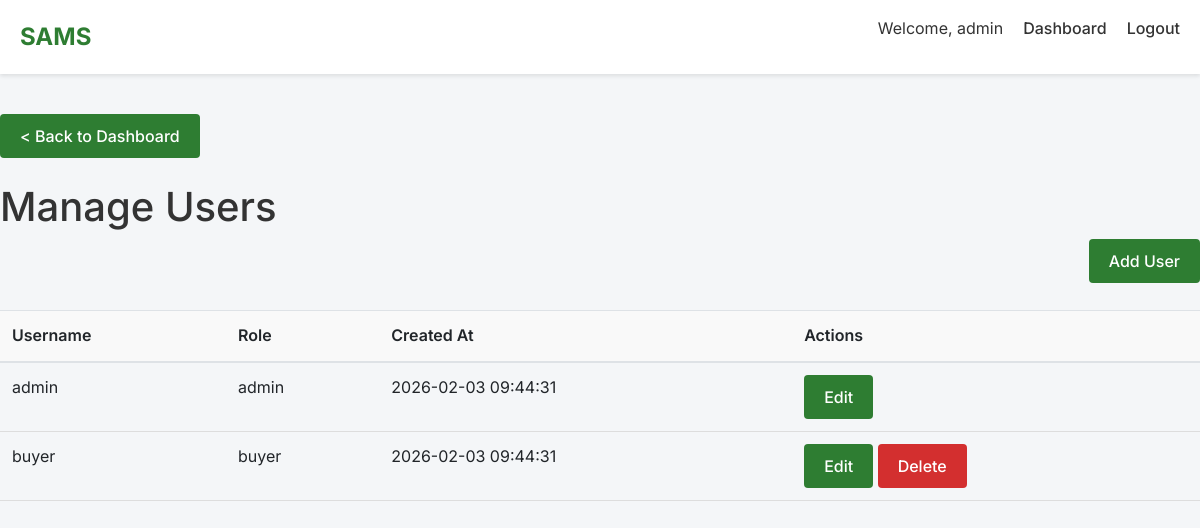
The page /users/manage (signed in) on the database its author committed.
### tables this page shows
CREATE TABLE IF NOT EXISTS users (
    id INT AUTO_INCREMENT PRIMARY KEY,
    username VARCHAR(50) NOT NULL UNIQUE,
    password VARCHAR(255) NOT NULL,
    role ENUM('admin', 'farmer', 'buyer', 'expert', 'equipment_seller') DEFAULT 'farmer',
    last_activity DATETIME NULL DEFAULT NULL,
    created_at TIMESTAMP DEFAULT CURRENT_TIMESTAMP
);

### app/controllers/Users.php (called while the page is built, shortened)
<?php
class Users extends Controller
{
    protected $userModel;
    public function __construct()
    {
        $this->userModel = $this->model('User');
    }
    public function manage()
    {
        $users = $this->userModel->getUsers();
        $data = [
            'users' => $users
        ];
        $this->view('users/manage', $data);
    }
}

### app/core/App.php (called while the page is built, shortened)
<?php
class App
{
    protected $currentMethod = 'index';
    public function __construct()
    {
        $url = $this->getUrl();
        if (isset($url[0])) {
            $controllerName = str_replace(' ', '', ucwords(str_replace('_', ' ', $url[0])));
            if (file_exists('../app/controllers/' . $controllerName . '.php')) {
                unset($url[0]);
            }
        }
        $this->currentController = new $this->currentController;
        if (isset($url[1])) {
            if (method_exists($this->currentController, $url[1])) {
                $this->currentMethod = $url[1];
                unset($url[1]);
            }
        }
        $this->params = $url ? array_values($url) : [];
        call_user_func_array([$this->currentController, $this->currentMethod], $this->params);
    }
    public function getUrl()
    {
        if (isset($_GET['url'])) {
            $url = rtrim($_GET['url'], '/');
            $url = filter_var($url, FILTER_SANITIZE_URL);
            $url = explode('/', $url);
            return $url;
        }
        return ['pages'];
    }
}

### public/index.php (called while the page is built, shortened)
<?php
require_once '../app/core/App.php';
require_once '../app/core/Controller.php';
require_once '../app/core/Database.php';
$init = new App();

### app/core/Database.php (called while the page is built, shortened)
<?php
class Database {
    private $host = DB_HOST;
    private $user = DB_USER;
    private $pass = DB_PASS;
    private $dbname = DB_NAME;
    private $dbh;
    private $stmt;
    public function __construct() {
        $dsn = 'mysql:host=' . $this->host . ';dbname=' . $this->dbname;
        $options = array(
            PDO::ATTR_PERSISTENT => true,
            PDO::ATTR_ERRMODE => PDO::ERRMODE_EXCEPTION
        );
        try {
            $this->dbh = new PDO($dsn, $this->user, $this->pass, $options);
        } catch (PDOException $e) {
            $this->error = $e->getMessage();
            die("Database Connection Failed: " . $this->error);
        }
    }
    public function query($sql) {
        $this->stmt = $this->dbh->prepare($sql);
    }
    public function execute() {
        return $this->stmt->execute();
    }
    public function resultSet() {
        $this->execute();
        return $this->stmt->fetchAll(PDO::FETCH_OBJ);
    }
}

### app/models/User.php (called while the page is built, shortened)
<?php
class User
{
    private $db;
    public function __construct()
    {
        $this->db = new Database;
    }
    public function getUsers()
    {
        $this->db->query('SELECT * FROM users');
        return $this->db->resultSet();
    }
}

### app/views/users/manage.php (the view)
<?php require APPROOT . '/views/inc/header.php'; ?>
<div class="row">
    <div class="col-md-12">
        <a href="<?php echo URLROOT; ?>/admin/dashboard" class="btn btn-primary">
            < Back to Dashboard</a>
                <br><br>
                <h1>Manage Users</h1>
                <a href="<?php echo URLROOT; ?>/users/add" class="btn btn-primary" style="float: right;">Add User</a>
                <br><br>
                <table class="table">
                    <thead>
                        <tr>
                            <th>Username</th>
                            <th>Role</th>
                            <th>Created At</th>
                            <th>Actions</th>
                        </tr>
                    </thead>
                    <tbody>
                        <?php foreach ($data['users'] as $user): ?>
                            <tr>
                                <td>
                                    <?php echo $user->username; ?>
                                </td>
                                <td>
                                    <?php echo $user->role; ?>
                                </td>
                                <td>
                                    <?php echo $user->created_at; ?>
                                </td>
                                <td>
                                    <a href="<?php echo URLROOT; ?>/users/edit/<?php echo $user->id; ?>"
                                        class="btn btn-primary">Edit</a>
                                    <?php if ($user->id != $_SESSION['user_id']): ?>
                                        <form action="<?php echo URLROOT; ?>/users/delete/<?php echo $user->id; ?>"
                                            method="post" style="display:inline;">
                                            <input type="submit" value="Delete" class="btn btn-primary"
                                                style="background-color: #d32f2f;">
                                        </form>
                                    <?php endif; ?>
                                </td>
                            </tr>
                        <?php endforeach; ?>
                    </tbody>
                </table>
    </div>
</div>
<?php require APPROOT . '/views/inc/footer.php'; ?>

### public/assets/css/style.css (style rules this page uses)
:root { --primary-color: #2e7d32; --secondary-color: #4caf50; --background-color: #f4f6f8; --text-color: #333; --white: #fff; --error: #d32f2f; }
* { box-sizing: border-box; margin: 0; padding: 0; }
body { font-family: 'Inter', sans-serif; background-color: var(--background-color); color: var(--text-color); line-height: 1.6; }
a { text-decoration: none; color: var(--primary-color); }
.btn { display: inline-block; padding: 10px 20px; border: none; border-radius: 4px; cursor: pointer; font-size: 1rem; font-weight: 500; transition: background 0.3s; }
.btn-primary { background: var(--primary-color); color: var(--white); }
.table { width: 100%; border-collapse: collapse; margin-top: 20px; }
.table th, .table td { padding: 12px; text-align: left; border-bottom: 1px solid #ddd; }
.table th { background-color: #f9f9f9; font-weight: 600; }
.row { display: flex; flex-wrap: wrap; margin-right: -15px; margin-left: -15px; }

### rows shown on the page
users: username "admin", role "admin", created_at "2026-02-03 09:44:31"
users: username "buyer", role "buyer", created_at "2026-02-03 09:44:31"

### other values the page prints
$_SESSION['user_username'] "admin"
